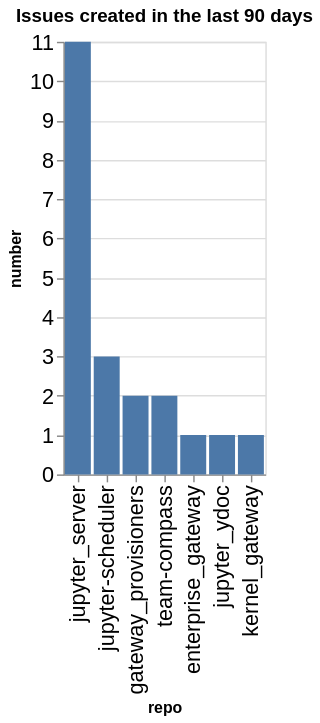

Notebook code cell kept with this figure:
### Code cell
created_counts = created.groupby(['org', 'repo']).count()['number'].reset_index()
created_counts['org/repo'] = created_counts.apply(lambda a: a['org'] + '/' + a['repo'], axis=1)
sorted_vals = created_counts.sort_values(['org', 'number'], ascending=False)['repo'].values
alt.Chart(data=created_counts, title=f"Issues created in the last {n_days} days").mark_bar().encode(
    x=alt.X('repo', sort=alt.Sort(sorted_vals.tolist())),
    y='number',
)

### Figure 1 — Vega-Lite specification as saved in the notebook (floating-point values rounded to 4 significant figures)
{"config": {"axisLeft": {"labelFontSize": 15}, "axisBottom": {"labelFontSize": 15}}, "data": {"name": "data-b4544d259c14e01e76a35494421cd774"}, "mark": {"type": "bar"}, "encoding": {"x": {"field": "repo", "sort": ["jupyter_server", "jupyter-scheduler", "gateway_provisioners", "team-compass", "enterprise_gateway", "jupyter_ydoc", "kernel_gateway"], "type": "nominal"}, "y": {"field": "number", "type": "quantitative"}}, "title": "Issues created in the last 90 days", "$schema": "https://vega.github.io/schema/vega-lite/v5.20.1.json", "datasets": {"data-b4544d259c14e01e76a35494421cd774": [{"org": "jupyter-server", "repo": "enterprise_gateway", "number": 1, "org/repo": "jupyter-server/enterprise_gateway"}, {"org": "jupyter-server", "repo": "gateway_provisioners", "number": 2, "org/repo": "jupyter-server/gateway_provisioners"}, {"org": "jupyter-server", "repo": "jupyter-scheduler", "number": 3, "org/repo": "jupyter-server/jupyter-scheduler"}, {"org": "jupyter-server", "repo": "jupyter_server", "number": 11, "org/repo": "jupyter-server/jupyter_server"}, {"org": "jupyter-server", "repo": "jupyter_ydoc", "number": 1, "org/repo": "jupyter-server/jupyter_ydoc"}, {"org": "jupyter-server", "repo": "kernel_gateway", "number": 1, "org/repo": "jupyter-server/kernel_gateway"}, {"org": "jupyter-server", "repo": "team-compass", "number": 2, "org/repo": "jupyter-server/team-compass"}]}}
